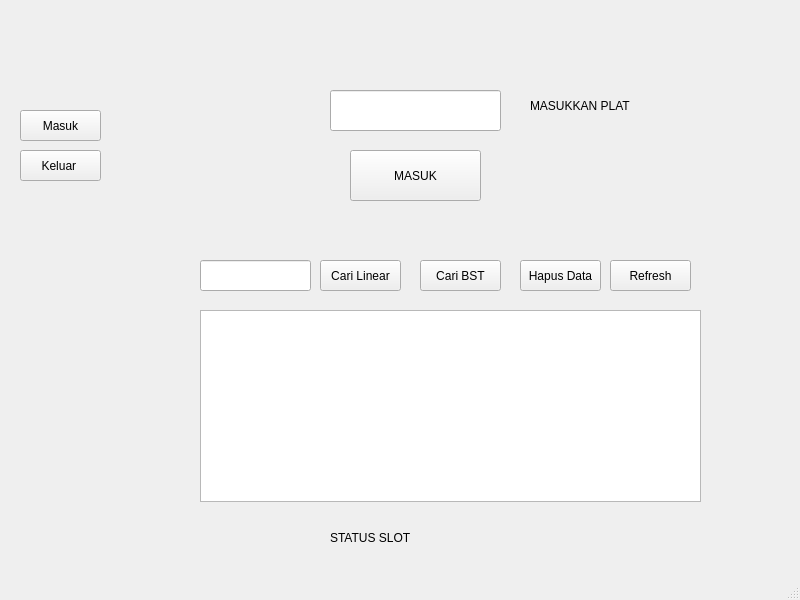
<?xml version="1.0" encoding="UTF-8"?>
<ui version="4.0">
 <class>MainWindow</class>
 <widget class="QMainWindow" name="MainWindow">
  <property name="geometry">
   <rect>
    <x>0</x>
    <y>0</y>
    <width>800</width>
    <height>600</height>
   </rect>
  </property>
  <property name="windowTitle">
   <string>MainWindow</string>
  </property>
  <widget class="QWidget" name="centralwidget">
   <widget class="QStackedWidget" name="stackedWidget">
    <property name="geometry">
     <rect>
      <x>110</x>
      <y>30</y>
      <width>671</width>
      <height>491</height>
     </rect>
    </property>
    <property name="currentIndex">
     <number>0</number>
    </property>
    <widget class="QWidget" name="page">
     <widget class="QLineEdit" name="inputPlatMasuk">
      <property name="geometry">
       <rect>
        <x>220</x>
        <y>60</y>
        <width>171</width>
        <height>41</height>
       </rect>
      </property>
     </widget>
     <widget class="QLabel" name="label">
      <property name="geometry">
       <rect>
        <x>420</x>
        <y>60</y>
        <width>111</width>
        <height>31</height>
       </rect>
      </property>
      <property name="text">
       <string>MASUKKAN PLAT</string>
      </property>
     </widget>
     <widget class="QPushButton" name="btnSimpanMasuk">
      <property name="geometry">
       <rect>
        <x>240</x>
        <y>120</y>
        <width>131</width>
        <height>51</height>
       </rect>
      </property>
      <property name="text">
       <string>MASUK</string>
      </property>
     </widget>
     <widget class="QTableWidget" name="tableParkir">
      <property name="geometry">
       <rect>
        <x>90</x>
        <y>280</y>
        <width>501</width>
        <height>192</height>
       </rect>
      </property>
     </widget>
     <widget class="QLineEdit" name="inputCariTiket">
      <property name="geometry">
       <rect>
        <x>90</x>
        <y>230</y>
        <width>111</width>
        <height>31</height>
       </rect>
      </property>
     </widget>
     <widget class="QPushButton" name="btnCariLinear">
      <property name="geometry">
       <rect>
        <x>210</x>
        <y>230</y>
        <width>81</width>
        <height>31</height>
       </rect>
      </property>
      <property name="text">
       <string>Cari Linear</string>
      </property>
     </widget>
     <widget class="QPushButton" name="btnHapusData">
      <property name="geometry">
       <rect>
        <x>410</x>
        <y>230</y>
        <width>81</width>
        <height>31</height>
       </rect>
      </property>
      <property name="text">
       <string>Hapus Data</string>
      </property>
     </widget>
     <widget class="QPushButton" name="btnCariBST">
      <property name="geometry">
       <rect>
        <x>310</x>
        <y>230</y>
        <width>81</width>
        <height>31</height>
       </rect>
      </property>
      <property name="text">
       <string>Cari BST</string>
      </property>
     </widget>
     <widget class="QPushButton" name="btnRefresh">
      <property name="geometry">
       <rect>
        <x>500</x>
        <y>230</y>
        <width>81</width>
        <height>31</height>
       </rect>
      </property>
      <property name="text">
       <string>Refresh</string>
      </property>
     </widget>
    </widget>
    <widget class="QWidget" name="page_2">
     <widget class="QLineEdit" name="inputPlatKeluar">
      <property name="geometry">
       <rect>
        <x>210</x>
        <y>90</y>
        <width>171</width>
        <height>41</height>
       </rect>
      </property>
     </widget>
     <widget class="QLineEdit" name="inputTiketKeluar">
      <property name="geometry">
       <rect>
        <x>210</x>
        <y>170</y>
        <width>171</width>
        <height>41</height>
       </rect>
      </property>
     </widget>
     <widget class="QLabel" name="label_2">
      <property name="geometry">
       <rect>
        <x>400</x>
        <y>180</y>
        <width>131</width>
        <height>16</height>
       </rect>
      </property>
      <property name="text">
       <string>MASUKKAN TIKET</string>
      </property>
     </widget>
     <widget class="QLabel" name="label_3">
      <property name="geometry">
       <rect>
        <x>400</x>
        <y>100</y>
        <width>131</width>
        <height>16</height>
       </rect>
      </property>
      <property name="text">
       <string>MASUKKAN PLAT</string>
      </property>
     </widget>
     <widget class="QPushButton" name="btnProsesKeluar">
      <property name="geometry">
       <rect>
        <x>290</x>
        <y>280</y>
        <width>131</width>
        <height>51</height>
       </rect>
      </property>
      <property name="text">
       <string>KELUAR</string>
      </property>
     </widget>
     <widget class="QLabel" name="label_4">
      <property name="geometry">
       <rect>
        <x>330</x>
        <y>10</y>
        <width>111</width>
        <height>31</height>
       </rect>
      </property>
      <property name="text">
       <string>KELUAR</string>
      </property>
     </widget>
    </widget>
   </widget>
   <widget class="QPushButton" name="btnMenuHalaman1">
    <property name="geometry">
     <rect>
      <x>20</x>
      <y>110</y>
      <width>81</width>
      <height>31</height>
     </rect>
    </property>
    <property name="text">
     <string>Masuk</string>
    </property>
   </widget>
   <widget class="QPushButton" name="btnMenuHalaman2">
    <property name="geometry">
     <rect>
      <x>20</x>
      <y>150</y>
      <width>81</width>
      <height>31</height>
     </rect>
    </property>
    <property name="text">
     <string>Keluar </string>
    </property>
   </widget>
   <widget class="QLabel" name="labelStatusSlot">
    <property name="geometry">
     <rect>
      <x>330</x>
      <y>530</y>
      <width>211</width>
      <height>16</height>
     </rect>
    </property>
    <property name="text">
     <string>STATUS SLOT</string>
    </property>
   </widget>
  </widget>
  <widget class="QStatusBar" name="statusbar"/>
 </widget>
 <resources/>
 <connections/>
</ui>
